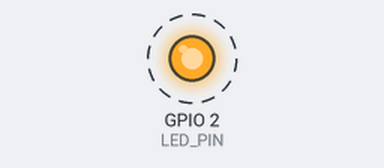
Simulated run of this sketch. Board: ESP32. Parts: output pins drawn as LEDs (lit = HIGH). Dashed ring = blinking. What the sketch prints to the serial monitor is not drawn.

Above: at 0.2 s.
Timing chart, 0 to 3.0 s (numbered marks = the images above):
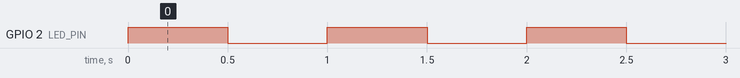

The sketch:

tir1.ino
```cpp
#define LED_PIN 2 // Najpier sprawdzamy, czy wybrana płytka ma definicję tego pinu, jak nie do odkomentować

void setup() {
  Serial.begin(115200); // Uwaga! Sprawdż czy ta sama prędkość jest w ustawieniach Monitora! Inaczej będą krzaczki lub niczego nie będzie
  pinMode(LED_PIN, OUTPUT);
  Serial.println("--- ESP32 wystartowal ---");
}

void loop() {
  digitalWrite(LED_PIN, HIGH);
  Serial.println("Stan diody: ON");
  delay(500);

  digitalWrite(LED_PIN, LOW);
  Serial.println("Stan diody: OFF");
  delay(500);
}
```

Measured:
- by itself, GPIO 2 (LED_PIN): alternates HIGH for 0.50 s and LOW for 0.50 s
